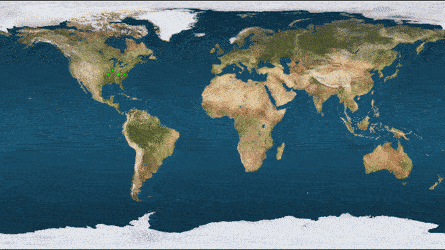
#> input picture cartes/rotate.gif, 445 x 250 px
$ python extract_frames.py ../cartes/rotate.gif out
#> lines starting #> are read from the running program, lines starting #| are printed output that depends on the picture
#!/usr/bin/env python3
# File: extract_frames.py - Extract GIF frames to numbered PNG files
# Desc: Script pour extraire les frames d'un GIF en PNG numérotés
# Version 1.0.0
# Author: DNAvatar.org - Arnaud Maignan
# Date: [June 08, 2025] [HH:MM UTC+1]
# Logs:
#   - Initial version

import sys
import os
from PIL import Image

def extract_gif_frames(gif_path, output_dir="anim"):
    """
    Extrait toutes les frames d'un GIF en PNG numérotés
    """
#> called with gif_path = '../cartes/rotate.gif', output_dir = 'out'
    try:
        # Ouvrir le GIF
        gif = Image.open(gif_path)
#> gif is the input picture: PIL image 445x250 P; mean R, G, B 84.1, 109.3, 116

        # Créer le dossier de sortie s'il n'existe pas
        if not os.path.exists(output_dir):
            os.makedirs(output_dir)
            print(f"📁 Dossier créé: {output_dir}")

        frame_count = 0

        # Extraire chaque frame
        for frame_index in range(gif.n_frames):
            # Aller à la frame spécifique
            gif.seek(frame_index)

            # Convertir en RGBA si nécessaire
            frame = gif.convert('RGBA')

            # Nom du fichier de sortie
            output_filename = f"{output_dir}/frame_{frame_index:03d}.png"

            # Sauvegarder la frame
            frame.save(output_filename, 'PNG')
            frame_count += 1

            print(f"🎬 Frame {frame_index:03d} sauvegardée: {output_filename}")
#> this loop made 248 passes
#> pass 3, in extract_gif_frames, `frame = gif.convert('RGBA')`:
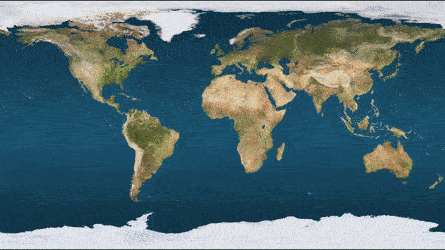
#> frame: PIL image 445x250 RGBA; mean R, G, B, A 84.2, 109.4, 116, 255
#> after the loop:
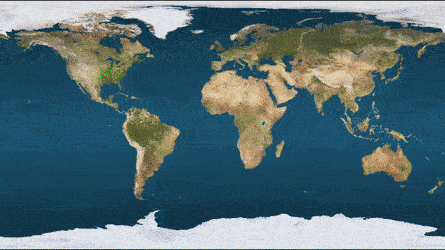
#> frame: PIL image 445x250 RGBA; mean R, G, B, A 83.7, 109, 116, 255
#> after the loop, frame_count = 248

        print(f"\n✅ Extraction terminée: {frame_count} frames extraites dans {output_dir}/")
        print(f"📊 Informations du GIF: {gif.n_frames} frames, {gif.size[0]}x{gif.size[1]} pixels")

        # Afficher les durées des frames si disponibles
        if hasattr(gif, 'info') and 'duration' in gif.info:
            print(f"⏱️ Durée par frame: {gif.info['duration']}ms")

        return frame_count

    except Exception as e:
        print(f"❌ Erreur lors de l'extraction: {e}")
        return 0

def main():
    if len(sys.argv) < 2:
        print("Usage: python extract_frames.py <gif_file> [output_dir]")
        print("Exemple: python extract_frames.py ../cartes/rotate.gif rotate_anim")
        sys.exit(1)

    gif_file = sys.argv[1]
    output_dir = sys.argv[2] if len(sys.argv) > 2 else "anim"

    if not os.path.exists(gif_file):
        print(f"❌ Fichier GIF introuvable: {gif_file}")
        sys.exit(1)

    print(f"🎬 Extraction des frames de: {gif_file}")
    print(f"📁 Dossier de sortie: {output_dir}")
    print("-" * 50)

    frame_count = extract_gif_frames(gif_file, output_dir)
#> frame_count = 248

    if frame_count > 0:
        print(f"\n🎯 {frame_count} frames prêtes à être utilisées !")
        print(f"📂 Dossier: {output_dir}/")

if __name__ == "__main__":
    main()
